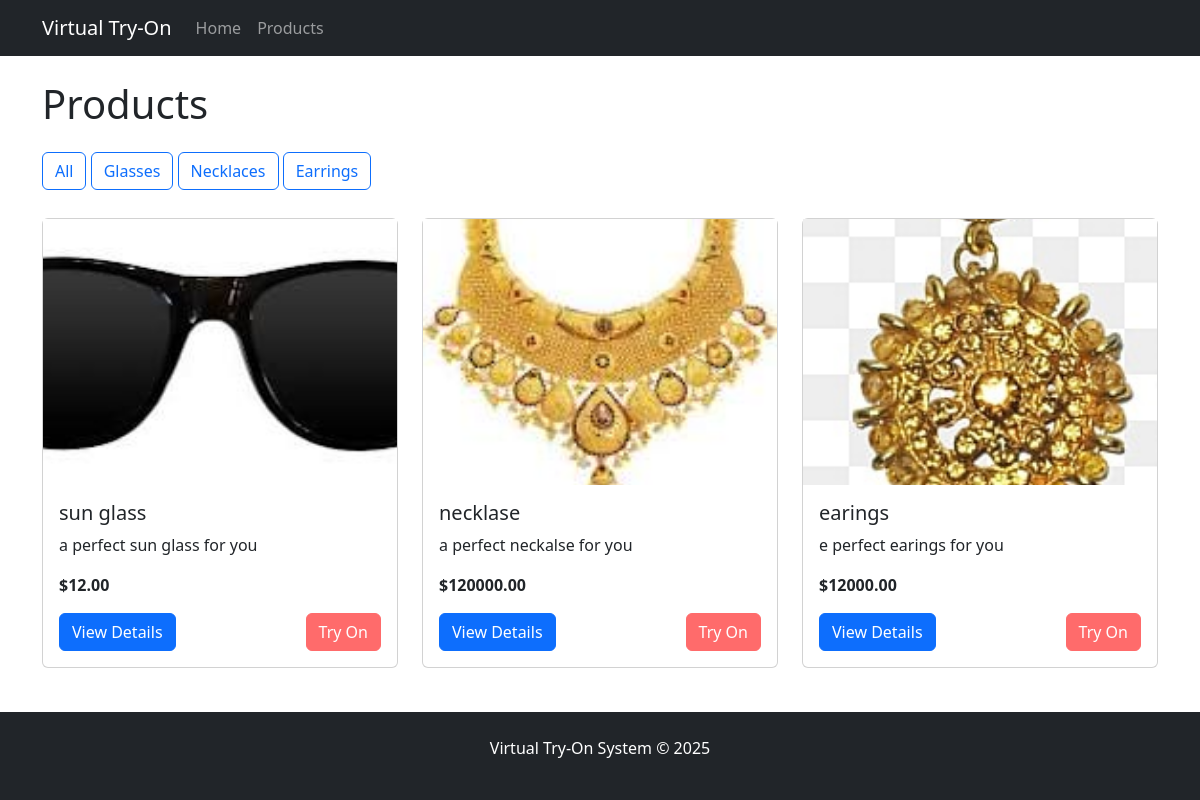
Screenshot of /products/ with the database file from the repository.
### virtual_tryon/models.py (models this page shows, shortened)
class OrnamentProduct(models.Model):
    ORNAMENT_TYPES = (
        ('glasses', 'Glasses'),
        ('necklace', 'Necklace'),
        ('earrings', 'Earrings'),
    )
    name = models.CharField(max_length=100)
    description = models.TextField(blank=True)
    price = models.DecimalField(max_digits=10, decimal_places=2, default=0.00)
    ornament_type = models.CharField(max_length=20, choices=ORNAMENT_TYPES)
    image = models.ImageField(upload_to='ornaments/')
    created_at = models.DateTimeField(auto_now_add=True)

### virtual_tryon/views.py (the view)
# urls.py: path('products/', views.product_list, name='product_list'),
def product_list(request):
    ornament_type = request.GET.get('type', None)
    if ornament_type:
        products = OrnamentProduct.objects.filter(ornament_type=ornament_type)
    else:
        products = OrnamentProduct.objects.all()
    context = {
        'products': products,
        'ornament_types': OrnamentProduct.ORNAMENT_TYPES
    }
    return render(request, 'product_list.html', context)

### virtual_tryon/templates/product_list.html (shortened to what this page needs)
{% extends 'base.html' %}
{% block content %}
<h1 class="mb-4">Products</h1>
<div class="filter-buttons">
    <a href="{% url 'product_list' %}" class="btn btn-outline-primary mb-2">All</a>
    <a href="{% url 'product_list' %}?type=glasses" class="btn btn-outline-primary mb-2">Glasses</a>
    <a href="{% url 'product_list' %}?type=necklace" class="btn btn-outline-primary mb-2">Necklaces</a>
    <a href="{% url 'product_list' %}?type=earrings" class="btn btn-outline-primary mb-2">Earrings</a>
</div>
<div class="row">
    {% for product in products %}
    <div class="col-md-4">
        <div class="card product-card">
            <div class="product-image-container">
                <img src="{{ product.image.url }}" class="product-image" alt="{{ product.name }}">
            </div>
            <div class="card-body">
                <h5 class="card-title">{{ product.name }}</h5>
                <p class="card-text">{{ product.description|truncatechars:100 }}</p>
                <p class="card-text"><strong>${{ product.price }}</strong></p>
                <div class="d-flex justify-content-between">
                    <a href="{% url 'product_detail' product.id %}" class="btn btn-primary">View Details</a>
                    <a href="{% url 'try_on' product.id %}" class="btn btn-success try-on-btn">Try On</a>
                </div>
            </div>
        </div>
    </div>
    {% empty %}
    <div class="col-12">
        <div class="alert alert-info">
            No products found.
        </div>
    </div>
    {% endfor %}
</div>
{% endblock %}

### virtual_tryon/templates/base.html (shortened to what this page needs)
<!DOCTYPE html>
<html lang="en">
<head>
    <link href="https://cdn.jsdelivr.net/npm/bootstrap@5.3.0-alpha1/dist/css/bootstrap.min.css" rel="stylesheet">
</head>
<body>
    <nav class="navbar navbar-expand-lg navbar-dark bg-dark">
        <div class="container">
            <a class="navbar-brand" href="{% url 'home' %}">Virtual Try-On</a>
            <div class="collapse navbar-collapse" id="navbarNav">
                <ul class="navbar-nav">
                    <li class="nav-item">
                        <a class="nav-link" href="{% url 'home' %}">Home</a>
                    </li>
                    <li class="nav-item">
                        <a class="nav-link" href="{% url 'product_list' %}">Products</a>
                    </li>
                </ul>
            </div>
        </div>
    </nav>
    <main class="container py-4">
        {% block content %}{% endblock %}
    </main>
    <footer class="bg-dark text-white py-4">
        <div class="container text-center">
            <p>Virtual Try-On System © {% now "Y" %}</p>
        </div>
    </footer>
</body>
</html>

### virtual_tryon/templates/base.html (style rules this page uses)
.product-card { transition: transform 0.3s; margin-bottom: 20px; }
.try-on-btn { background-color: #ff6b6b; border-color: #ff6b6b; }
.filter-buttons { margin-bottom: 20px; }

### virtual_tryon/templates/product_list.html (style rules this page uses)
.product-image-container { position: relative; width: 100%; padding-top: 75%; overflow: hidden; }
.product-image { position: absolute; top: 0; left: 0; width: 100%; height: 100%; object-fit: cover; }
.product-card { transition: transform 0.3s; margin-bottom: 20px; }

### rows the page displays
OrnamentProduct: image (picture), name "sun glass", description "a perfect sun glass for you", price "12.00"
OrnamentProduct: image (picture), name "necklase", description "a perfect neckalse for you", price "120000.00"
OrnamentProduct: image (picture), name "earings", description "e perfect earings for you", price "12000.00"
